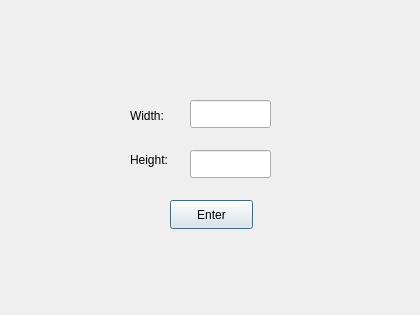
<?xml version="1.0" encoding="UTF-8"?>
<ui version="4.0">
 <class>Dialog</class>
 <widget class="QDialog" name="Dialog">
  <property name="geometry">
   <rect>
    <x>0</x>
    <y>0</y>
    <width>420</width>
    <height>315</height>
   </rect>
  </property>
  <property name="windowTitle">
   <string>Dialog</string>
  </property>
  <widget class="QLabel" name="label">
   <property name="geometry">
    <rect>
     <x>130</x>
     <y>100</y>
     <width>51</width>
     <height>31</height>
    </rect>
   </property>
   <property name="text">
    <string>Width:</string>
   </property>
  </widget>
  <widget class="QLabel" name="label_2">
   <property name="geometry">
    <rect>
     <x>130</x>
     <y>150</y>
     <width>63</width>
     <height>20</height>
    </rect>
   </property>
   <property name="text">
    <string>Height:</string>
   </property>
  </widget>
  <widget class="QLineEdit" name="widthEdit">
   <property name="geometry">
    <rect>
     <x>190</x>
     <y>100</y>
     <width>81</width>
     <height>28</height>
    </rect>
   </property>
  </widget>
  <widget class="QLineEdit" name="heightEdit">
   <property name="geometry">
    <rect>
     <x>190</x>
     <y>150</y>
     <width>81</width>
     <height>28</height>
    </rect>
   </property>
  </widget>
  <widget class="QPushButton" name="pushButton">
   <property name="geometry">
    <rect>
     <x>170</x>
     <y>200</y>
     <width>83</width>
     <height>29</height>
    </rect>
   </property>
   <property name="text">
    <string>Enter</string>
   </property>
  </widget>
 </widget>
 <resources/>
 <connections/>
</ui>
